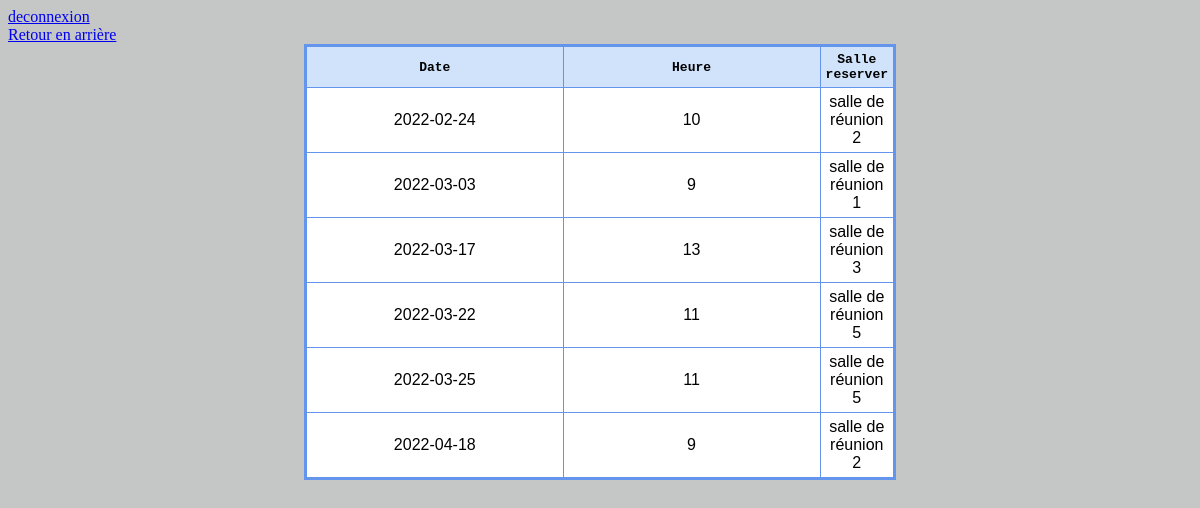
The page /creneau.php on the database its author committed.
### tables this page shows
CREATE TABLE `creneau` (
  `id_creneau` int(11) NOT NULL,
  `datte` date DEFAULT NULL,
  `heure` int(11) DEFAULT NULL,
  `id_sal` int(11) DEFAULT NULL,
  `id_us` int(11) DEFAULT NULL
);

CREATE TABLE `salle` (
  `id_salle` int(11) NOT NULL,
  `nom_salle` varchar(100) NOT NULL
);

### creneau.php (the view, shortened to what this page needs)
<html>
<head>
</head>
<body>
<a href="deconnexion.php">deconnexion</a>
</br><a href="reservation.php">Retour en arrière</a>
		<link rel="stylesheet" type="text/css" href="css/creneau.css" />
	<table id="tableau" data-responsive="table">
	<thead>
		<tr>
			<th>Date</th>
			<th>Heure</th>
			<th>Salle reserver</th>
		</tr>
	</thead>
	<tbody>
			<?php
				include_once('config.php');
				$result =mysqli_query($mysqli,
				"SELECT *
				FROM creneau
				inner join salle on creneau.id_sal=salle.id_salle
				ORDER BY datte");
while($res = mysqli_fetch_array($result)) {
echo "<tr>";
echo "<td>".$res['datte']."</td>";
echo "<td>".$res['heure']."</td>";
echo "<td>".$res['nom_salle']."</td>";
}
?>
	</tbody>
</table>
</body>
</html>

### css/creneau.css (style rules this page uses)
body { background-color: #C4C7C5; }
table { border: medium solid #6495ed; border-collapse: collapse; width: 50%; margin:auto; }
th { font-family: monospace; border: thin solid #6495ed; width: 50%; padding: 5px; background-color: #D0E3FA; }
td { font-family: sans-serif; border: thin solid #6495ed; width: 50%; padding: 5px; text-align: center; background-color: #ffffff; }

### rows shown on the page
creneau: datte "2022-02-24", heure "10", id_sal.nom_salle "salle de réunion 2"
creneau: datte "2022-03-03", heure "9", id_sal.nom_salle "salle de réunion 1"
creneau: datte "2022-03-17", heure "13", id_sal.nom_salle "salle de réunion 3"
creneau: datte "2022-03-22", heure "11", id_sal.nom_salle "salle de réunion 5"
creneau: datte "2022-03-25", heure "11", id_sal.nom_salle "salle de réunion 5"
creneau: datte "2022-04-18", heure "9", id_sal.nom_salle "salle de réunion 2"
